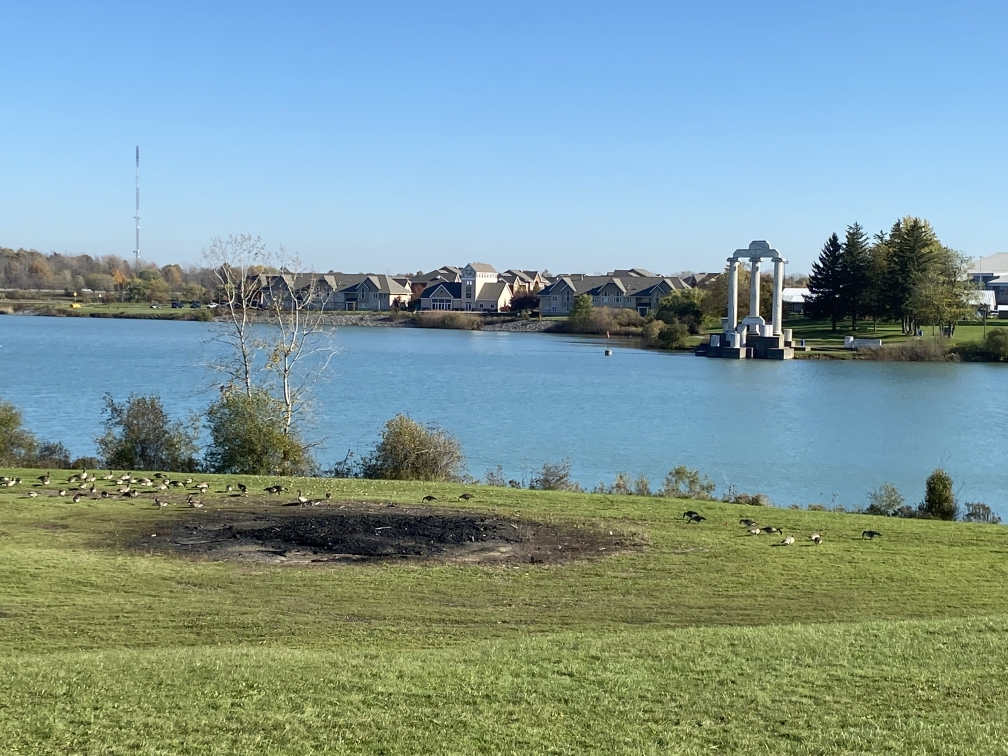
#> input picture Image Processing/img/panorama_left.jpg, 1008 x 756 px
$ jupyter execute 'Panorama Stitching.ipynb'
#> lines starting #> are read from the running program, lines starting #| are printed output that depends on the picture
[cell 1]
import cv2
import matplotlib.pyplot as plt
import numpy as np

[cell 2]
imgLeft=cv2.imread("../img/panorama_left.jpg")
#> imgLeft is the input picture: shape (756, 1008, 3); mean B, G, R 153.1, 153.7, 127.4
imgRight=cv2.imread("../img/panorama_left.jpg")

[cell 3]
plt.figure(figsize=(14, 5))
plt.subplot(1, 2, 1)
# BGR to RGB [..., ::-1]
plt.imshow(imgLeft[..., ::-1])
plt.subplot(1, 2, 2)
plt.imshow(imgRight[..., ::-1])
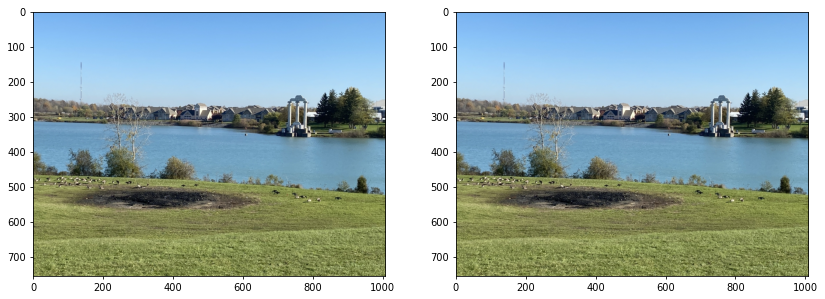
#> figure drawn by matplotlib, 2 panels

[cell 4]
sift = cv2.SIFT_create()

[cell 5]
kp1, des1 = sift.detectAndCompute(imgLeft, None)
#> kp1 = 4687 keypoints; strongest (x, y, size): (844, 246, 1.9), (821, 265, 2.4), (75, 294, 1.8), (1001, 307, 4)
kp2, des2 = sift.detectAndCompute(imgRight, None)
#> kp2 has the same summary as kp1

[cell 6]
newImgLeft = cv2.drawKeypoints(imgLeft, kp1, None)
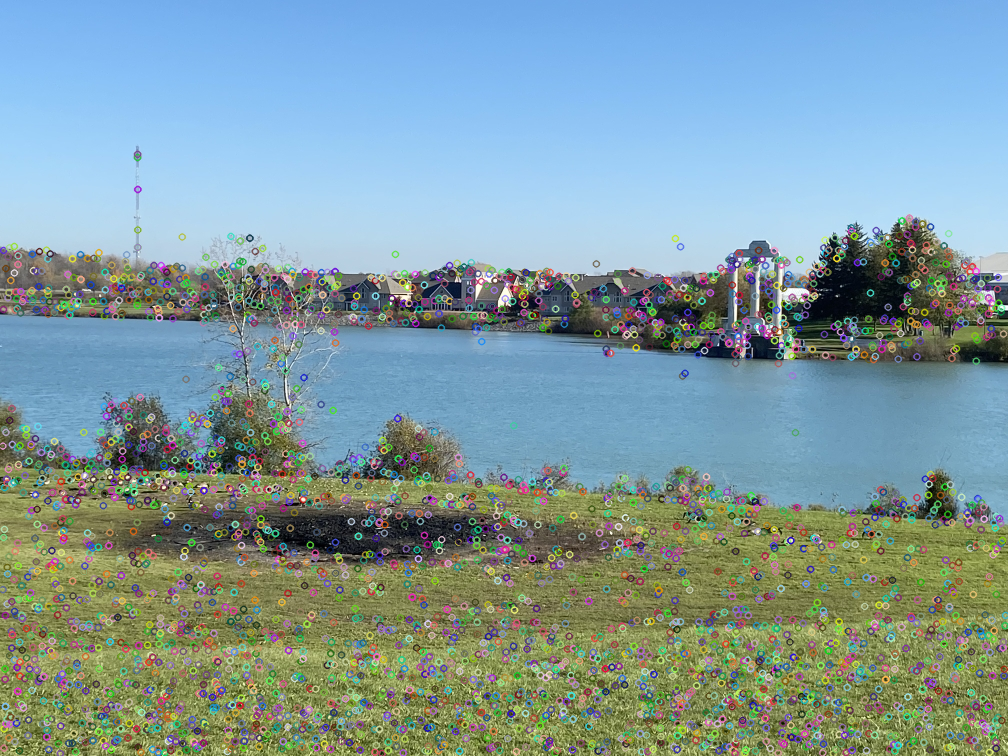
#> newImgLeft: shape (756, 1008, 3); mean B, G, R 157.4, 154.2, 128.5
newImgRight = cv2.drawKeypoints(imgRight, kp2, None)
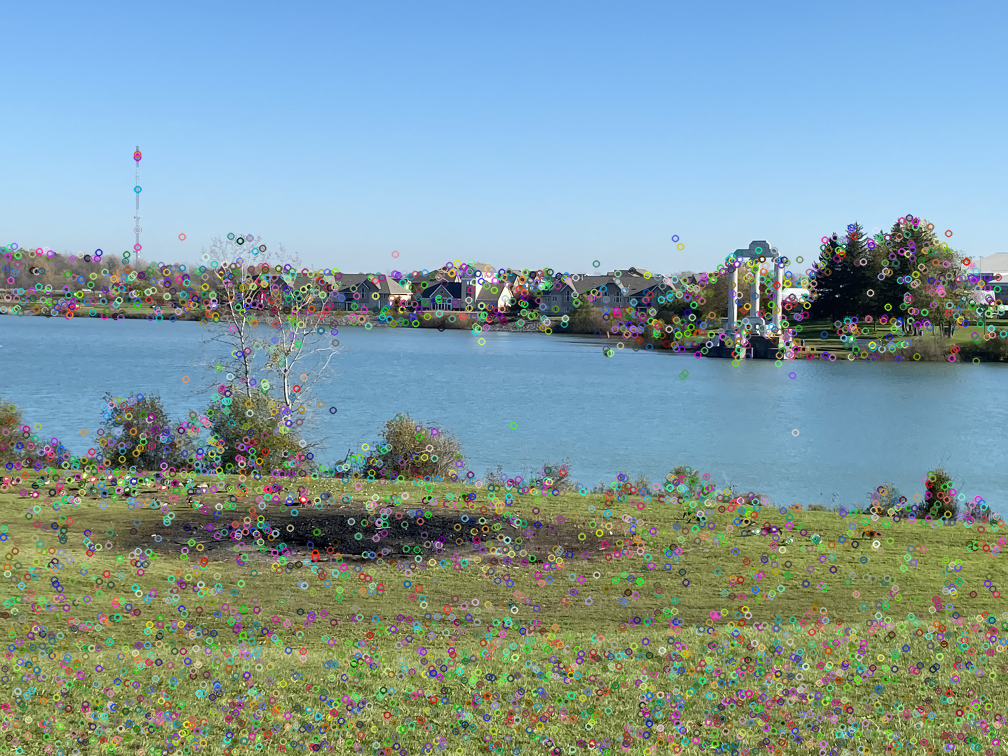
#> newImgRight: shape (756, 1008, 3); mean B, G, R 157.2, 154.2, 128.5

plt.figure(figsize=(14, 5))
plt.subplot(1, 2, 1)
# BGR to RGB [..., ::-1]
plt.imshow(newImgLeft[..., ::-1])
plt.subplot(1, 2, 2)
plt.imshow(newImgRight[..., ::-1])
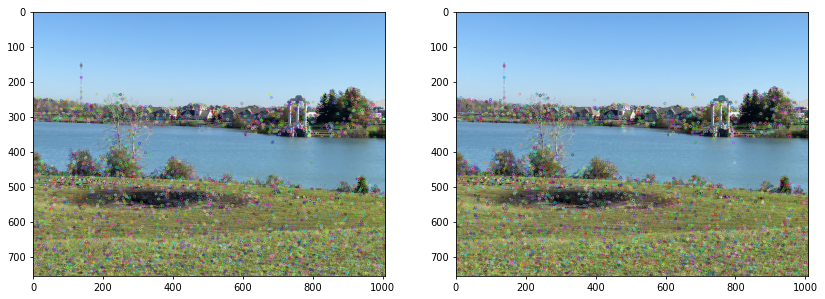
#> figure drawn by matplotlib, 2 panels

[cell 7]
bf = cv2.BFMatcher(cv2.NORM_L2, crossCheck=True)

matches_bf = bf.match(des1, des2)
#> matches_bf = 4687 matches
matches_bf = sorted(matches_bf, key=lambda x: x.distance)

[cell 8]
num=30
img_matches_bf = cv2.drawMatches(imgLeft, kp1, imgRight, kp2, matches_bf[:num], None)
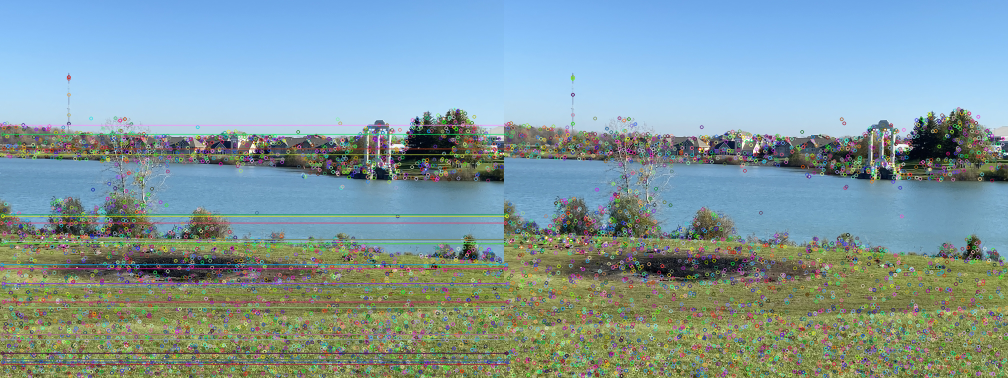
#> img_matches_bf: shape (756, 2016, 3) (shown at 1/2 size); mean B, G, R 157.5, 153.6, 128.6

plt.figure(figsize=(10, 5))
plt.imshow(img_matches_bf[..., ::-1])

[cell 9]
src_points = np.float32([kp1[match.queryIdx].pt for match in matches_bf]).reshape(-1, 1, 2)
dst_points = np.float32([kp2[match.trainIdx].pt for match in matches_bf]).reshape(-1, 1, 2)

[cell 10]
homography, _ = cv2.findHomography(src_points, dst_points, cv2.RANSAC, 5.0)
#> homography = [[1, 9.13e-16, 4.08e-13], [-7.66e-16, 1, 4.44e-13], [-1.54e-18, 1.82e-18, 1]]

[cell 11]
result = cv2.warpPerspective(imgLeft, homography, (imgLeft.shape[1], imgRight.shape[0]))

[cell 12]
alpha = 0.5  # blending factor
blended_image = cv2.addWeighted(result, alpha, imgRight, 1 - alpha, 0)

plt.figure(figsize=(10, 5))
plt.imshow(blended_image[..., ::-1])

$ run again, with Image Processing/img/Sunflowers.jpg copied over Image Processing/img/panorama_left.jpg
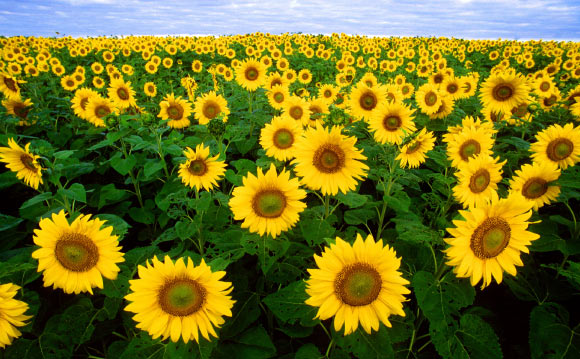
#> input picture Image Processing/img/Sunflowers.jpg, 580 x 359 px
#> imgLeft is the input picture: shape (359, 580, 3); mean B, G, R 33.5, 114.1, 115.8
#> kp1 = 3028 keypoints; strongest (x, y, size): (408, 292, 3.1), (152, 265, 2.2), (89, 215, 2.5), (36, 231, 2.9)
#> kp2 has the same summary as kp1
#> `[cell 6] newImgLeft = cv2.drawKeypoints(imgLeft, kp1, None) newImgRigh..`:
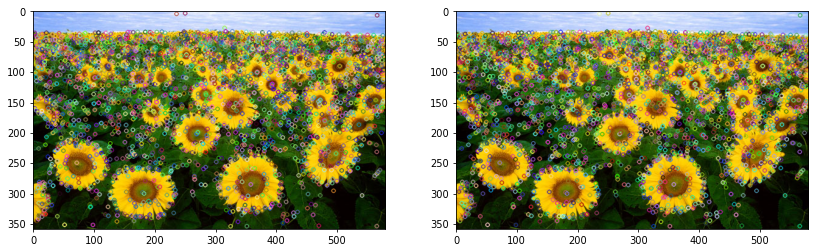
#> figure drawn by matplotlib, 2 panels
#> matches_bf = 3028 matches
#> `img_matches_bf = cv2.drawMatches(imgLeft, kp1, imgRight, kp2, matches_..`:
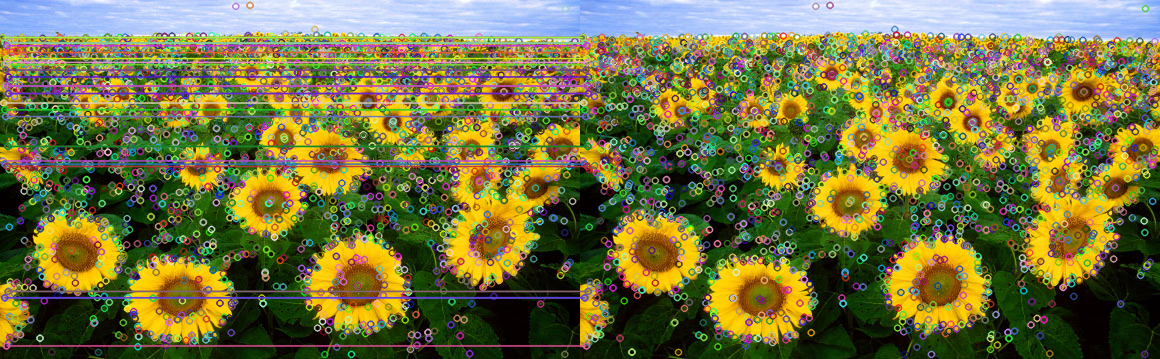
#> img_matches_bf: shape (359, 1160, 3); mean B, G, R 63.4, 115.1, 115.9
#> homography = [[1, 7.13e-15, -1.17e-12], [-3.93e-16, 1, -5.9e-13], [-2.48e-18, 2.5e-17, 1]]
